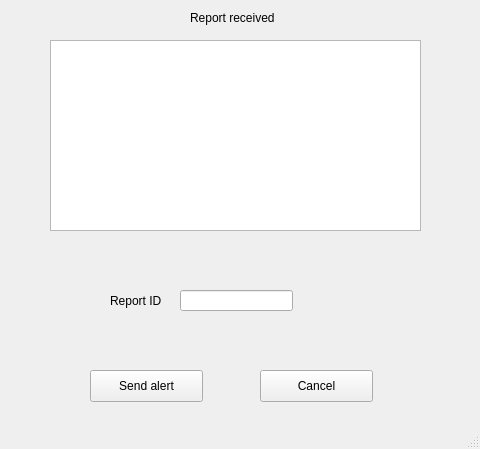
<?xml version="1.0" encoding="UTF-8"?>
<ui version="4.0">
 <class>AlertWindow</class>
 <widget class="QMainWindow" name="AlertWindow">
  <property name="geometry">
   <rect>
    <x>0</x>
    <y>0</y>
    <width>480</width>
    <height>449</height>
   </rect>
  </property>
  <property name="windowTitle">
   <string>MainWindow</string>
  </property>
  <widget class="QWidget" name="centralwidget">
   <widget class="QTextBrowser" name="reportBrowser">
    <property name="geometry">
     <rect>
      <x>50</x>
      <y>40</y>
      <width>371</width>
      <height>191</height>
     </rect>
    </property>
   </widget>
   <widget class="QLabel" name="label">
    <property name="geometry">
     <rect>
      <x>190</x>
      <y>10</y>
      <width>101</width>
      <height>16</height>
     </rect>
    </property>
    <property name="text">
     <string>Report received</string>
    </property>
   </widget>
   <widget class="QPushButton" name="sendBtn">
    <property name="geometry">
     <rect>
      <x>90</x>
      <y>370</y>
      <width>113</width>
      <height>32</height>
     </rect>
    </property>
    <property name="text">
     <string>Send alert</string>
    </property>
   </widget>
   <widget class="QPushButton" name="cancelBtn">
    <property name="geometry">
     <rect>
      <x>260</x>
      <y>370</y>
      <width>113</width>
      <height>32</height>
     </rect>
    </property>
    <property name="text">
     <string>Cancel</string>
    </property>
   </widget>
   <widget class="QLineEdit" name="idEdit">
    <property name="geometry">
     <rect>
      <x>180</x>
      <y>290</y>
      <width>113</width>
      <height>21</height>
     </rect>
    </property>
   </widget>
   <widget class="QLabel" name="label_2">
    <property name="geometry">
     <rect>
      <x>110</x>
      <y>290</y>
      <width>61</width>
      <height>21</height>
     </rect>
    </property>
    <property name="text">
     <string>Report ID</string>
    </property>
   </widget>
  </widget>
  <widget class="QStatusBar" name="statusbar"/>
 </widget>
 <resources/>
 <connections>
  <connection>
   <sender>cancelBtn</sender>
   <signal>clicked()</signal>
   <receiver>AlertWindow</receiver>
   <slot>close()</slot>
   <hints>
    <hint type="sourcelabel">
     <x>316</x>
     <y>385</y>
    </hint>
    <hint type="destinationlabel">
     <x>239</x>
     <y>319</y>
    </hint>
   </hints>
  </connection>
 </connections>
</ui>
